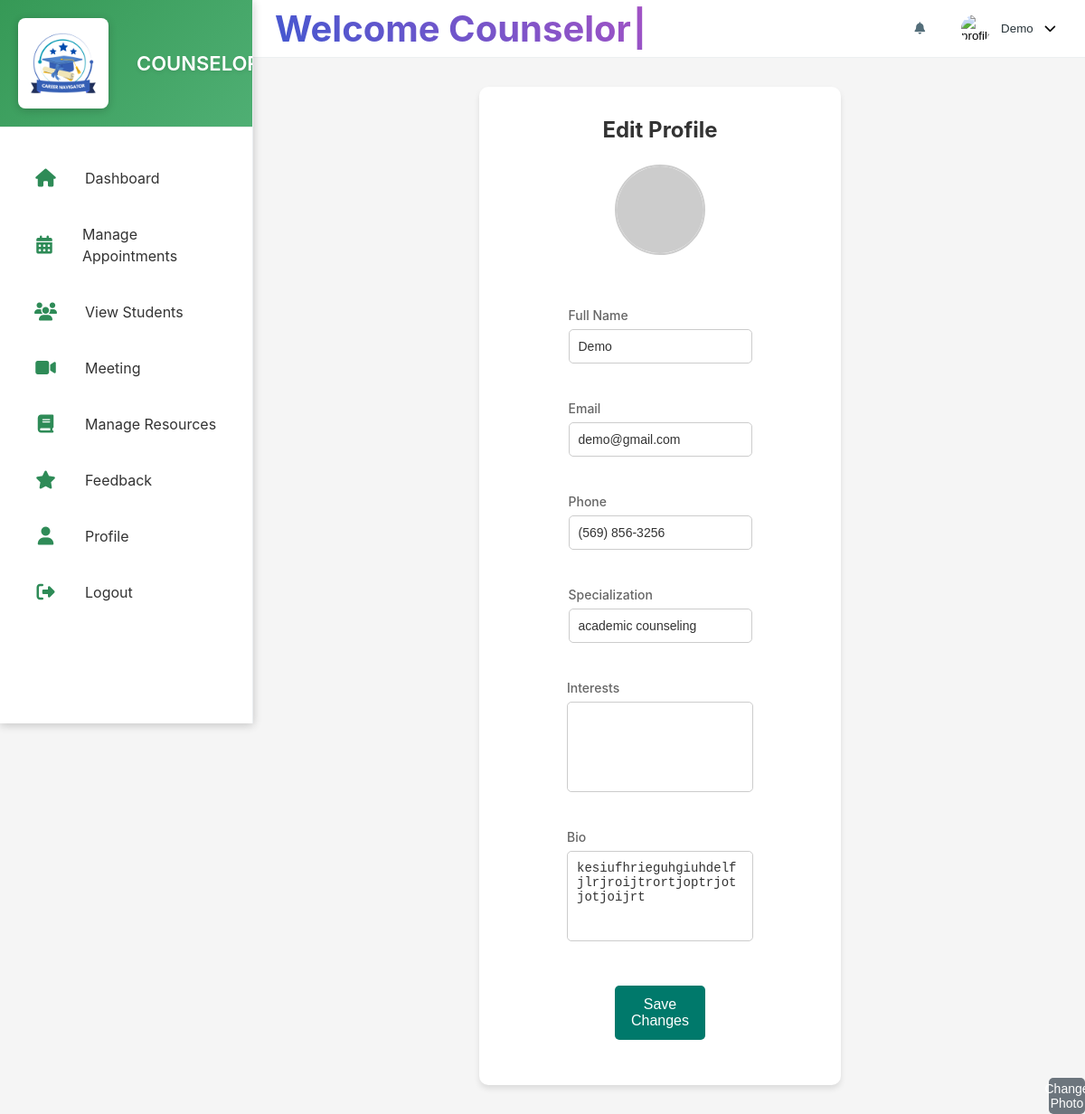
Screenshot of /edit_coun_profile (signed in) with the database file from the repository.
### model.py (models this page shows)
class Counselor(db.Model):
    __tablename__ = 'counselors'
    id = db.Column(db.Integer, primary_key=True, autoincrement=True)
    full_name = db.Column(db.String(150), nullable=False)
    email = db.Column(db.String(150), unique=True, nullable=False)
    password = db.Column(db.String(255), nullable=False)
    contact_number = db.Column(db.String(15), nullable=False)
    specialization = db.Column(db.String(50), nullable=False)
    bio = db.Column(db.String(500), nullable=False)
    profile_picture = db.Column(db.String(255), nullable=True)
    interests = db.Column(db.Text, nullable=True)
    approval_status = db.Column(db.String(20), nullable=False, default='pending')
    verification_code = db.Column(db.Integer, nullable=False,default=0)
    created_at = db.Column(db.DateTime, nullable=False, default=datetime.now(timezone.utc))
    feedbacks = db.relationship('Feedback', back_populates='counselor')
    schedules = db.relationship('CounselorSchedule', back_populates='counselor', cascade="all, delete-orphan")

### app.py (the view, shortened to what this page needs)
@app.route('/edit_coun_profile', methods=['GET', 'POST'])
def edit_coun_profile():
    if 'counselor_name' not in session:
        return redirect(url_for('counselor_login'))
    counselor = Counselor.query.filter_by(id=session['counselor_id']).first()
    if not counselor:
        return "Counselor not found", 404
    counselor_data = {
        "id": counselor.id,
        "full_name": counselor.full_name,
        "email": counselor.email,
        "contact_number": counselor.contact_number,
        "specialization": counselor.specialization,
        "bio": counselor.bio,
    }
    return render_template('counselor/edit_coun_profile.html', counselor_data=counselor_data)

### templates/counselor/edit_coun_profile.html (shortened to what this page needs)
{% extends 'counselor/counselor_base.html' %}
{% block coun_content %}
<div class="edit-profile-container">
    <div class="edit-profile-header">
        Edit Profile
    </div>
    <div class="upload-photo-container">
        <img src="{{ counselor_data.profile_picture if counselor_data.profile_picture else 'https://ui-avatars.com/api/?name=' + session['counselor_name'] | urlencode }}" alt="Profile Picture">
        <button class="change-photo-btn">Change Photo</button>
    </div>
    <form class="edit-profile-form" method="POST" action="{{ url_for('edit_coun_profile') }}">
        <div class="form-group">
            <label for="full_name">Full Name</label>
            <input type="text" id="full_name" name="full_name" value="{{ counselor_data.full_name }}" required>
        </div>
        <div class="form-group">
            <label for="email">Email</label>
            <input type="email" id="email" name="email" value="{{ counselor_data.email }}" required>
        </div>
        <div class="form-group">
            <label for="contact_number">Phone</label>
            <input type="text" id="contact_number" name="contact_number" value="{{ counselor_data.contact_number }}" required>
        </div>
        <div class="form-group">
            <label for="specialization">Specialization</label>
            <input type="text" id="specialization" name="specialization" value="{{ counselor_data.specialization }}" required>
        </div>
        <div class="form-group">
            <label for="interests">Interests</label>
            <textarea id="interests" name="interests">{{ ', '.join(counselor_data.interests) if counselor_data.interests else '' }}</textarea>
        </div>
        <div class="form-group">
            <label for="bio">Bio</label>
            <textarea id="bio" name="bio">{{ counselor_data.bio }}</textarea>
        </div>
        <button type="submit" class="edit-profile-btn">Save Changes</button>
    </form>
</div>
{% endblock %}

### templates/counselor/coun_header.html (shortened to what this page needs)
<div class="search-container1" style="margin-left: 20px;">
    <h2 class="animated-text"></h2>
</div>
<div class="top-bar-right">
    <div class="notifications">
        <button class="notification-btn" id="notificationBtn">
            <i class="fas fa-bell"></i>
        </button>
    </div>
    <div class="profile-dropdown">
        <button class="profile-btn" id="profileBtn">
            <img src="{{ profile_picture }}" alt="profileImg" class="profile-img">
            <span class="profile-name">{{session['counselor_name']}}</span>
            <i class="fas fa-chevron-down"></i>
        </button>
    </div>
</div>

### static/css/counselor/counselor.css (style rules this page uses)
:root { --primary-color: #00796b; --primary-light: #48a999; --primary-dark: #004c40; --secondary-color: #607d8b; --warning-color: #ffa000; --danger-color: #d32f2f; --success-color: #388e3c; --background-color: #f5f5f5; --surface-color: #ffffff; --text-primary: #263238; --text-secondary: #546e7a; --text-muted: #90a4ae; --border-color: #eceff1; --sidebar-width: 260px; --sidebar-collapsed-width: 70px; --top-bar-height: 64px; --card-shadow: 0 2px 4px rgba(0, 0, 0, 0.1); --transition-speed: 0.3s; }
* { margin: 0; padding: 0; box-sizing: border-box; }
body { font-family: "Poppins", -apple-system, BlinkMacSystemFont, "Segoe UI", Roboto, Oxygen, Ubuntu, Cantarell, sans-serif; background-color: var(--background-color); color: var(--text-primary); line-height: 1.5; }
.top-bar-right { display: flex; align-items: center; gap: 1.5rem; }
.notifications { position: relative; }
.notification-btn { background: none; border: none; color: var(--text-secondary); cursor: pointer; position: relative; padding: 0.5rem; }
.profile-dropdown { position: relative; }
.profile-btn { background: none; border: none; display: flex; align-items: center; gap: 0.75rem; cursor: pointer; padding: 0.5rem; }
.profile-img { width: 32px; height: 32px; border-radius: 50%; }
.profile-name { color: var(--text-primary); font-weight: 500; }
.change-photo-btn { position: absolute; bottom: 0; right: 0; width: 40px; height: 40px; border-radius: 50%; background-color: var(--primary-color); color: white; border: none; display: flex; align-items: center; justify-content: center; cursor: pointer; }
.form-group { margin-bottom: 1.5rem; }
.form-group label { display: block; margin-bottom: 0.5rem; font-weight: 500; }
.form-group input, .form-group select, .form-group textarea { width: 100%; padding: 0.75rem; border: 1px solid var(--border-color); border-radius: 4px; }
.form-group textarea { min-height: 100px; resize: vertical; }
form { display: flex; flex-direction: row; align-items: center; gap: 20px; width: 100%; height: 100%; padding: 20px; box-sizing: border-box; }
form input[type="text"] { width: 100%; max-width: 600px; padding: 12px; font-size: 16px; border: 1px solid #ccc; border-radius: 5px; }
form button[type="submit"] { width: 100%; max-width: 100px; padding: 12px; font-size: 16px; border: none; border-radius: 5px; background-color: var(--primary-color); color: white; cursor: pointer; transition: background-color 0.3s ease; }

### templates/counselor/coun_header.html (style rules this page uses)
.animated-text { font-size: 2.5rem; background: linear-gradient(45deg, #4158D0, #C850C0, #FFCC70); -webkit-background-clip: text; background-clip: text; -webkit-text-fill-color: transparent; background-size: 300%; animation: gradient-animation 10s ease infinite; }
.animated-text::after { content: '|'; margin-left: 2px; animation: blink 1s infinite; font-weight: bold; }

### templates/counselor/edit_coun_profile.html (style rules this page uses)
.edit-profile-container { background: #ffffff; box-shadow: 0px 4px 6px rgba(0, 0, 0, 0.1); border-radius: 10px; width: 400px; padding: 30px 20px; margin: auto; }
.edit-profile-header { font-size: 24px; font-weight: bold; margin-bottom: 20px; color: #333333; text-align: center; }
.edit-profile-form { display: flex; flex-direction: column; gap: 15px; }
.edit-profile-form .form-group { display: flex; flex-direction: column; }
.edit-profile-form label { font-size: 14px; color: #666666; margin-bottom: 5px; }
.edit-profile-form input[type="text"], .edit-profile-form input[type="email"], .edit-profile-form textarea { width: 100%; padding: 10px; border: 1px solid #cccccc; border-radius: 5px; font-size: 14px; color: #333333; outline: none; transition: all 0.3s ease; }
.edit-profile-form textarea { resize: none; height: 80px; }
.edit-profile-btn { background: #007bff; color: #ffffff; font-size: 16px; border: none; padding: 10px; border-radius: 5px; cursor: pointer; transition: background 0.3s ease; width: 100%; margin-top: 10px; }
.change-photo-btn { background: #6c757d; color: #ffffff; font-size: 14px; border: none; padding: 8px 10px; border-radius: 5px; cursor: pointer; transition: background 0.3s ease; }
.upload-photo-container { text-align: center; margin-bottom: 20px; }
.upload-photo-container img { width: 100px; height: 100px; border-radius: 50%; margin-bottom: 10px; object-fit: cover; border: 2px solid #cccccc; }
.upload-photo-container .change-photo-btn { margin-top: 10px; }

### rows the page displays
Counselor: counselor_name "Demo", full_name "Demo", email "demo@gmail.com", contact_number "(569) 856-3256", specialization "academic counseling", bio "kesiufhrieguhgiuhdelfjlrjroijtrortjoptrjotjotjoijrt"
